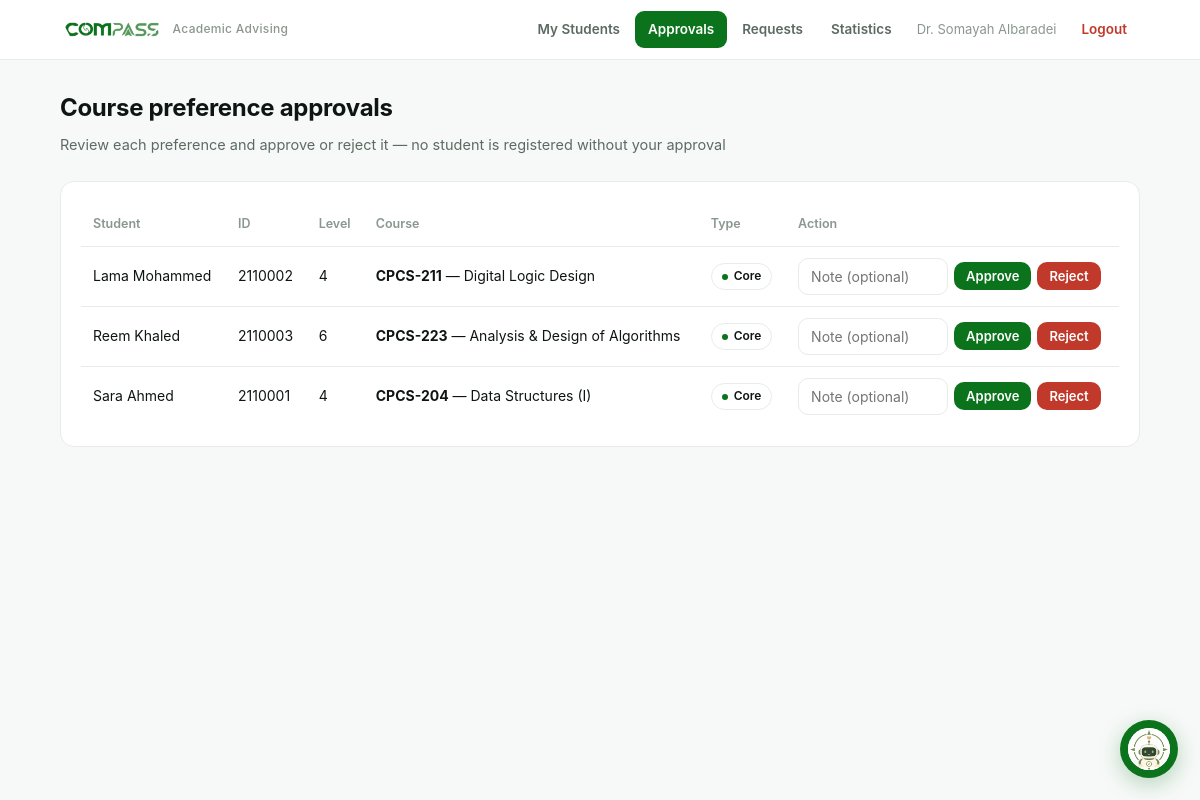
/advisor/approvals (signed in), run on the app's committed database.
### tables this page shows
CREATE TABLE users (
    id            INTEGER PRIMARY KEY AUTOINCREMENT,
    name          TEXT NOT NULL,
    email         TEXT NOT NULL UNIQUE,
    password_hash TEXT NOT NULL,
    role          TEXT NOT NULL CHECK(role IN ('student','advisor','admin'))
);

CREATE TABLE wishes (
    id          INTEGER PRIMARY KEY AUTOINCREMENT,
    student_id  INTEGER NOT NULL REFERENCES students(id),
    course_id   INTEGER NOT NULL REFERENCES courses(id),
    semester_id INTEGER NOT NULL REFERENCES semesters(id),
    status      TEXT NOT NULL DEFAULT 'pending' CHECK(status IN ('pending','approved','rejected')),
    advisor_note TEXT,
    created_at  TEXT DEFAULT CURRENT_TIMESTAMP,
    UNIQUE(student_id, course_id, semester_id)
);

CREATE TABLE students (
    id                INTEGER PRIMARY KEY AUTOINCREMENT,
    user_id           INTEGER NOT NULL UNIQUE REFERENCES users(id),
    university_id     TEXT NOT NULL UNIQUE,
    level             INTEGER NOT NULL,
    track             TEXT,
    advisor_id        INTEGER REFERENCES users(id),
    admission_semester TEXT
);

CREATE TABLE courses (
    id                INTEGER PRIMARY KEY AUTOINCREMENT,
    code              TEXT NOT NULL UNIQUE,
    name              TEXT NOT NULL,
    type              TEXT NOT NULL CHECK(type IN ('core','elective','free')),
    credits           INTEGER NOT NULL DEFAULT 3,
    parity            TEXT NOT NULL DEFAULT 'both' CHECK(parity IN ('odd','even','both')),
    recommended_level INTEGER,
    prereq            TEXT DEFAULT '',
    is_active         INTEGER NOT NULL DEFAULT 1
);

### app.py (the view, shortened to what this page needs)
@app.route("/advisor/approvals", methods=["GET", "POST"])
@login_required("advisor")
def advisor_approvals():
    db = get_db()
    pending = db.execute(
        """SELECT w.id, u.name AS student, s.university_id, s.level,
                  c.code, c.name AS course, c.type, c.credits
           FROM wishes w
           JOIN students s ON s.id=w.student_id
           JOIN users u ON u.id=s.user_id
           JOIN courses c ON c.id=w.course_id
           WHERE s.advisor_id=? AND w.status='pending'
           ORDER BY u.name, c.code""",
        (session["uid"],),
    ).fetchall()
    return render_template("advisor_approvals.html", pending=pending)

### app.py (called while the page is built)
@app.context_processor
def inject_student_nav():
    active = ENDPOINT_TO_TASK.get(request.endpoint)
    if request.endpoint == "student_task":
        active = request.view_args.get("key")
    if request.endpoint == "student_override":  # waiver shares the merged sidebar item
        active = "schedule_waiver"
    return {"student_tasks": STUDENT_TASKS, "active_task": active}

def current_user():
    uid = session.get("uid")
    if not uid:
        return None
    return get_db().execute("SELECT * FROM users WHERE id=?", (uid,)).fetchone()

@app.context_processor
def inject_user():
    return {"user": current_user()}

def login_required(role=None):
    def deco(view):
        @functools.wraps(view)
        def wrapped(*args, **kwargs):
            u = current_user()
            if not u:
                return redirect(url_for("login"))
            if role and u["role"] != role:
                abort(403)
            return view(*args, **kwargs)
        return wrapped
    return deco

### db.py (called while the page is built)
def get_db():
    conn = sqlite3.connect(DB_PATH)
    conn.row_factory = sqlite3.Row
    conn.execute("PRAGMA foreign_keys = ON")
    return conn

### templates/advisor_approvals.html (shortened to what this page needs)
{% extends "base.html" %}
{% block content %}
<h1 class="page-title">Course preference approvals</h1>
<p class="page-sub">Review each preference and approve or reject it — no student is registered without your approval</p>
{% if pending %}
<div class="card table-wrap">
  <table>
    <thead>
      <tr><th>Student</th><th>ID</th><th>Level</th><th>Course</th><th>Type</th><th>Action</th></tr>
    </thead>
    <tbody>
      {% for w in pending %}
      <tr>
        <td>{{ w['student'] }}</td>
        <td>{{ w['university_id'] }}</td>
        <td>{{ w['level'] }}</td>
        <td><strong>{{ w['code'] }}</strong> — {{ w['course'] }}</td>
        <td><span class="badge {{ w['type'] }}">{{ TYPE_AR[w['type']] }}</span></td>
        <td>
          <form method="post" style="display:flex; gap:6px; align-items:center; flex-wrap:wrap">
            <input type="text" name="note" placeholder="Note (optional)" style="width:150px">
            <button class="btn sm" name="action" value="approved">Approve</button>
            <button class="btn sm danger" name="action" value="rejected">Reject</button>
          </form>
        </td>
      </tr>
      {% endfor %}
    </tbody>
  </table>
</div>
{% else %}
<div class="card center mini">No preferences awaiting approval. All caught up! </div>
{% endif %}
{% endblock %}

### templates/base.html (shortened to what this page needs)
<!doctype html>
<html lang="en">
<head>
  <link rel="stylesheet" href="{{ url_for('static', filename='styles.css') }}?v=10">
</head>
<body>
  {% if user %}
  <header class="topbar">
    <div class="topbar-inner">
      <a class="brand" href="{{ url_for('about') }}">
        <img src="{{ url_for('static', filename='logo.png') }}" alt="COMPASS">
        <span class="sub">Academic Advising</span>
      </a>
      <nav class="nav">
        {% set ep = request.endpoint %}
        {% if user['role'] == 'advisor' %}
          <a href="{{ url_for('advisor_students') }}" class="{{ 'active' if ep=='advisor_students' }}">My Students</a>
          <a href="{{ url_for('advisor_approvals') }}" class="{{ 'active' if ep=='advisor_approvals' }}">Approvals</a>
          <a href="{{ url_for('advisor_requests') }}" class="{{ 'active' if ep=='advisor_requests' }}">Requests</a>
          <a href="{{ url_for('advisor_stats') }}" class="{{ 'active' if ep in ['advisor_stats','advisor_stats_course'] }}">Statistics</a>
        {% endif %}
        <span class="who">{{ user['name'] }}</span>
        <a href="{{ url_for('logout') }}" class="logout">Logout</a>
      </nav>
    </div>
  </header>
  {% endif %}
  {% if user and user['role'] == 'student' %}
  <div class="shell">
    <aside class="sidebar">
      <div class="sidebar-title">My Tasks</div>
      {% for sec in student_tasks %}
        {% set sec_open = active_task in (sec['items'] | map(attribute='key') | list) %}
        <div class="side-group {{ 'open' if sec_open }}">
          <button type="button" class="side-section" onclick="this.parentElement.classList.toggle('open')">
            <span>{{ sec['section'] }}</span><span class="chev">›</span>
          </button>
          <div class="side-items">
            {% for it in sec['items'] %}
              {% set href = url_for(it['endpoint']) if it['endpoint'] else url_for('student_task', key=it['key']) %}
              <a class="side-link {{ 'active' if active_task == it['key'] }}" href="{{ href }}">
                <span class="lbl">{{ it['label'] }}</span>
                {% if it['status'] == 'soon' %}<span class="soon-dot">Soon</span>{% endif %}
              </a>
            {% endfor %}
          </div>
        </div>
      {% endfor %}
    </aside>
    <main class="content">
      {% with messages = get_flashed_messages(with_categories=true) %}
        {% for category, msg in messages %}<div class="flash {{ category }}">{{ msg }}</div>{% endfor %}
      {% endwith %}
      {% block student_content %}{% endblock %}
    </main>
  </div>
  {% else %}
  <main class="container">
    {% block content %}{% endblock %}
  </main>
  {% endif %}
  {% include '_bot.html' %}
</body>
</html>

### static/styles.css (style rules this page uses)
:root { --ink:#0e1512; --muted:#5c6b62; --faint:#8a978e; --line:#e7ece8; --bg:#f7f9f8; --white:#ffffff; --panel:#f2f6f3; --accent:#0b731c; --accent-2:#159a2b; --accent-soft:#eaf6ec; --blue:#2c5aa0; --blue-bg:#eef2fb; --purple:#6b3fa0; --purple-bg:#f4eefb; --amber:#8a6d1a; --amber-bg:#f7f0dd; --danger:#c0392b; --danger-bg:#fdecea; --radius:14px; --mono:"SF Mono",ui-monospace,"JetBrains Mono",Menlo,monospace; }
* { box-sizing:border-box }
html,body { margin:0;padding:0 }
body { font-family:"Inter","Segoe UI",Tahoma,-apple-system,Arial,sans-serif; background:var(--bg);color:var(--ink);line-height:1.7;direction:ltr; -webkit-font-smoothing:antialiased; }
a { color:var(--accent);text-decoration:none }
.topbar { background:rgba(255,255,255,.92);backdrop-filter:blur(8px); border-bottom:1px solid var(--line);position:sticky;top:0;z-index:20 }
.topbar-inner { max-width:1120px;margin:0 auto;padding:11px 20px; display:flex;align-items:center;gap:16px;flex-wrap:wrap }
.brand { display:flex;align-items:center;gap:9px;font-weight:700;letter-spacing:.3px }
.brand img { height:22px }
.brand .sub { font-size:12px;color:var(--faint);font-weight:500 }
.nav { display:flex;gap:2px;flex-wrap:wrap;margin-inline-start:auto;align-items:center }
.nav a { padding:7px 13px;border-radius:9px;font-size:13.5px;font-weight:600;color:var(--muted) }
.nav a.active { background:var(--accent);color:#fff }
.nav .who { font-size:13px;color:var(--faint);padding:7px 10px }
.nav .logout { color:var(--danger) }
.container { max-width:1120px;margin:0 auto;padding:28px 20px 64px }
.page-title { font-size:24px;font-weight:750;letter-spacing:-.3px;margin:0 0 4px }
.page-sub { color:var(--muted);margin:0 0 24px;font-size:14.5px }
.card { background:var(--white);border:1px solid var(--line);border-radius:var(--radius); padding:20px;margin-bottom:16px }
table { width:100%;border-collapse:collapse;font-size:14px }
th,td { padding:11px 12px;text-align:left;border-bottom:1px solid var(--line) }
th { background:transparent;color:var(--faint);font-weight:600;font-size:12.5px; border-bottom:1px solid var(--line) }
tbody tr:last-child td { border-bottom:none }
.table-wrap { overflow-x:auto }
.badge { display:inline-flex;align-items:center;gap:6px;padding:2px 10px;border-radius:999px; font-size:12px;font-weight:600;background:transparent;color:var(--ink);border:1px solid var(--line) }
.badge::before { content:"";width:6px;height:6px;border-radius:50%;background:var(--faint);flex:0 0 auto }
.badge.core::before { background:var(--accent) }
.btn { display:inline-block;padding:9px 18px;border-radius:10px;border:none; background:var(--accent);color:#fff;font-weight:600;font-size:14px;cursor:pointer; font-family:inherit;transition:.15s }
.btn.sm { padding:6px 12px;font-size:13px }
.btn.danger { background:var(--danger) }
input,select,textarea { width:100%;padding:9px 12px;border:1px solid var(--line); border-radius:10px;font-family:inherit;font-size:14px;background:#fff;transition:.15s }

### data on the page
users: name "Dr. Somayah Albaradei"
wishes: student "Lama Mohammed", university_id "2110002", level "4", code "CPCS-211", course "Digital Logic Design"
courses: type "Core"
wishes: student "Reem Khaled", university_id "2110003", level "6", code "CPCS-223", course "Analysis & Design of Algorithms"
courses: type "Core"
wishes: student "Sara Ahmed", university_id "2110001", level "4", code "CPCS-204", course "Data Structures (I)"
courses: type "Core"
